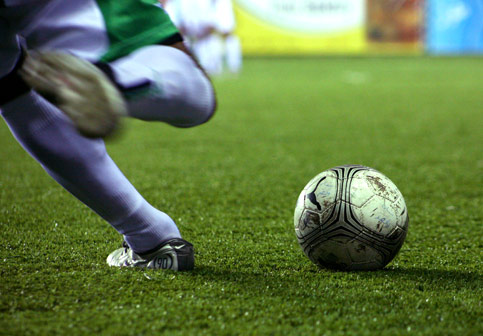
%> input picture img/football.jpeg, 483 x 336 px; its folder holds only this picture in this run
$ octave main.m   (GNU Octave 9; MATLAB toolbox functions it lacks are replaced by stand-ins)
%> lines starting %> are read from the running program, lines starting %| are printed output that depends on the picture
### src/clusters.m
function [seg_img] = clusters(img, k)

%% Getting Image
img_dir = '../img';
addpath(img_dir);
filename = fullfile(img_dir,'football.jpeg');
img = imread(filename);
img = rgb2gray(img);
figure, imshow(img,[]);

index = find(img(:));
centroids =(1:k)*max(img(:))/(k+1);

### src/main.m
%% Procesamiento Avanzado de Imagenes
%  Tarea N2
%  mailto: nfsaez@uc.cl
%%

%% Take init time and clear/close all vars
tic;
clear all;
close all;

%% Getting Image
img_dir = '../img';
addpath(img_dir);
filename = fullfile(img_dir,'football.jpeg');
img = imread(filename);
%> img is the input picture: size 336x483x3 uint8; mean R, G, B 97.6, 120.6, 70.4
img = rgb2gray(img);
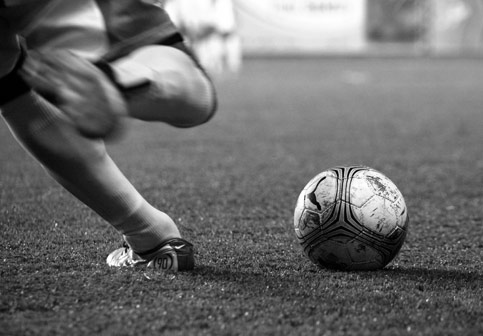
%> img: size 336x483 uint8; min 0, max 255, mean 108
%figure, imshow(img,[]);

%% Pregunta 1
num_class = 1;
c_img = clusters(img,num_class);
%> in clusters, `index = find(img(:));`: index = 162137 values from 1 to 162288
%> in clusters, `centroids =(1:k)*max(img(:))/(k+1);`: centroids = 128
%> (the run ends here)
